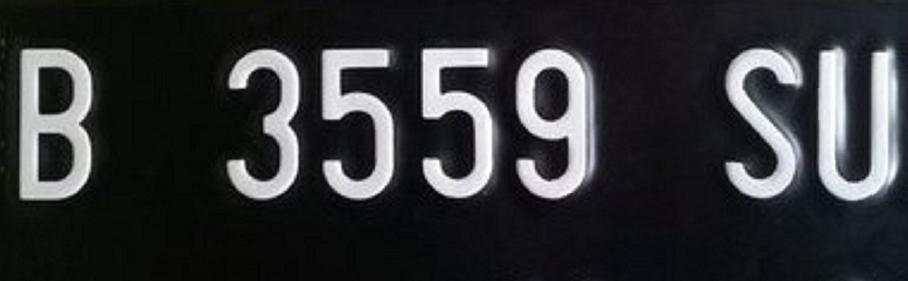
#> input picture 01 Abdullah Azzam/UTS/1.jpg, 908 x 281 px, found by its file name
$ jupyter execute UTS_SERLI_P_26.ipynb
#> lines starting #> are read from the running program, lines starting #| are printed output that depends on the picture
Berdasarkan pemaparan kasus, Anda diminta untuk,

1. Pilih 5 citra plat nomor untuk setiap anggota kelompok dari dataset yang telah disediakan. DOWNLOAD
2. Lakukan segmentasi pada citra plat nomor untuk memperjelas karakter pada plat nomor.
3. Anda dapat menggunakan algortima K-Means seperti yang telah dijelaskan pada praktikum sebelumnya atau menggunakan algoritma klasterisasi yang lain.
4. Anda diperkenankan untuk melakukan pra pengolahan data (preprocessing) pada citra seperti,
- Merubah color space
- Reduksi dimensi
- dsb
5. Tampilkan perbandingan citra antara sebelum dan sesudah di segmentasi

[cell 1]
import numpy as np
import cv2
import matplotlib.pyplot as plt
from google.colab.patches import cv2_imshow # path cv2.imshow di google colab

[cell 2]
from google.colab import drive
drive.mount('/content/drive')

[cell 3]
from sklearn.datasets import load_sample_image
# Load Gambar
img = cv2.imread('/content/drive/MyDrive/machine learning/1.jpg')
#> img is the input picture: shape (281, 908, 3); mean B, G, R 53.4, 51.2, 50.1
ax = plt.axes(xticks=[], yticks=[])
ax.imshow(img);

[cell 4]
h, w, ch= img.shape
#> h = 281; w = 908; ch = 3
print(h)
#| 281
print(w)
#| 908
print(ch)
#| 3

[cell 5]
data = img / 255.0
data = data.reshape(h * w, ch)
data.shape
#> Out = (255148, 3)

[cell 6]
def plot_pixels(data, title, colors=None, N=10000):
#> called with data = array of shape (255148, 3), N = 10000
    if colors is None:
        colors = data

    # choose a random subset
    rng = np.random.RandomState(0)
    i = rng.permutation(data.shape[0])[:N]
    colors = colors[i]
    R, G, B = data[i].T
#> R = 10000 values, max 1 at index 638, min 0.00392 at index 5824, mean 0.209; G = 10000 values, max 1 at index 9009, min 0.0118 at index 221, mean 0.201; B = 10000 values, max 1 at index 2176, min 0.0118 at index 221, mean 0.197

    fig, ax = plt.subplots(1, 2, figsize=(8, 4))
    ax[0].scatter(R, G, color=colors, marker='.')
    ax[0].set(xlabel='Red', ylabel='Green', xlim=(0, 1), ylim=(0, 1))

    ax[1].scatter(R, B, color=colors, marker='.')
    ax[1].set(xlabel='Red', ylabel='Blue', xlim=(0, 1), ylim=(0, 1))

    fig.suptitle(title, size=14)

[cell 7]
plot_pixels(data, title='Input color space: 16 million possible colors')

[cell 8]
from sklearn.cluster import KMeans

# Lakukan segmentasi pada gambar dengan K-Means
k = 2  # Jumlah cluster yang diinginkan
kmeans = KMeans(n_clusters=k)
kmeans.fit(data)

# Dapatkan label cluster untuk setiap piksel
labels = kmeans.labels_

# Reshape label menjadi bentuk asli gambar
segmented_img = labels.reshape(h, w)

# Tampilkan perbandingan gambar sebelum dan sesudah segmentasi
plt.figure(figsize=(16, 6))
plt.subplot(1, 2, 1)
plt.imshow(cv2.cvtColor(img, cv2.COLOR_BGR2RGB))
plt.title('Citra Asli')
plt.axis('off')

plt.subplot(1, 2, 2)
plt.imshow(segmented_img, cmap='gray')
plt.title('Hasil Segmentasi')
plt.axis('off')

plt.show()
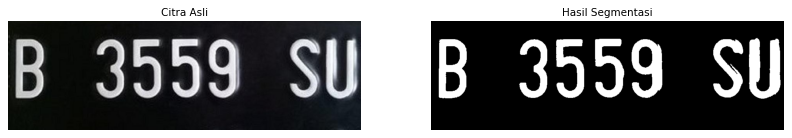
#> figure drawn by matplotlib, 2 panels

[cell 9]
from sklearn.datasets import load_sample_image
# Load Gambar
img = cv2.imread('/content/drive/MyDrive/machine learning/2.jpg')
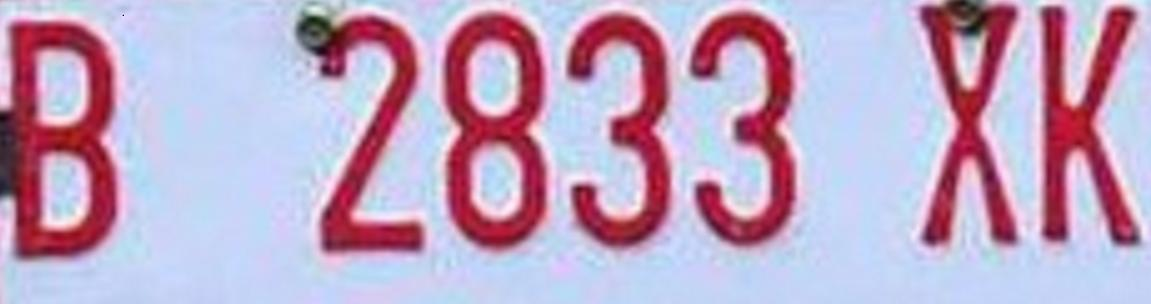
#> input picture 01 Abdullah Azzam/UTS/2.jpg, 1151 x 304 px, found by its file name
#> img is the input picture: shape (304, 1151, 3); mean B, G, R 195, 166.8, 190.4
ax = plt.axes(xticks=[], yticks=[])
ax.imshow(img);

[cell 10]
h, w, ch= img.shape
#> h = 304; w = 1151
print(h)
#| 304
print(w)
#| 1151
print(ch)
#| 3

[cell 11]
data = img / 255.0
#> data: shape (304, 1151, 3) float64
data = data.reshape(h * w, ch)
data.shape
#> Out = (349904, 3)

[cell 12]
def plot_pixels(data, title, colors=None, N=10000):
#> called with data = array of shape (349904, 3), N = 10000
    if colors is None:
        colors = data

    # choose a random subset
    rng = np.random.RandomState(0)
    i = rng.permutation(data.shape[0])[:N]
    colors = colors[i]
    R, G, B = data[i].T
#> R = 10000 values, max 1 at index 41, min 0.0627 at index 4761, mean 0.766; G = 10000 values, max 0.945 at index 4165, min 0.00784 at index 2243, mean 0.655; B = 10000 values, max 1 at index 65, min 0.0784 at index 9096, mean 0.748

    fig, ax = plt.subplots(1, 2, figsize=(8, 4))
    ax[0].scatter(R, G, color=colors, marker='.')
    ax[0].set(xlabel='Red', ylabel='Green', xlim=(0, 1), ylim=(0, 1))

    ax[1].scatter(R, B, color=colors, marker='.')
    ax[1].set(xlabel='Red', ylabel='Blue', xlim=(0, 1), ylim=(0, 1))

    fig.suptitle(title, size=14)

[cell 13]
plot_pixels(data, title='Input color space: 16 million possible colors')

[cell 14]
from sklearn.cluster import KMeans

# Lakukan segmentasi pada gambar dengan K-Means
k = 2  # Jumlah cluster yang diinginkan
kmeans = KMeans(n_clusters=k)
kmeans.fit(data)

# Dapatkan label cluster untuk setiap piksel
labels = kmeans.labels_

# Reshape label menjadi bentuk asli gambar
segmented_img = labels.reshape(h, w)

# Tampilkan perbandingan gambar sebelum dan sesudah segmentasi
plt.figure(figsize=(16, 6))
plt.subplot(1, 2, 1)
plt.imshow(cv2.cvtColor(img, cv2.COLOR_BGR2RGB))
plt.title('Citra Asli')
plt.axis('off')

plt.subplot(1, 2, 2)
plt.imshow(segmented_img, cmap='gray')
plt.title('Hasil Segmentasi')
plt.axis('off')

plt.show()
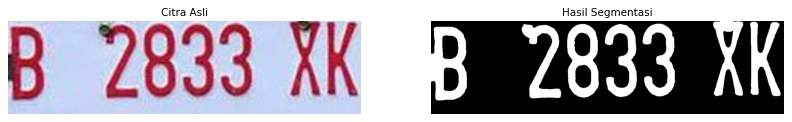
#> figure drawn by matplotlib, 2 panels

[cell 15]
from sklearn.datasets import load_sample_image
# Load Gambar
img = cv2.imread('/content/drive/MyDrive/machine learning/3.jpg')
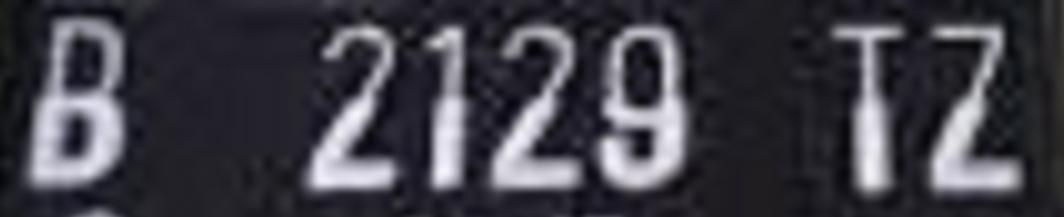
#> input picture 01 Abdullah Azzam/UTS/3.jpg, 1064 x 217 px, found by its file name
#> img is the input picture: shape (217, 1064, 3); mean B, G, R 70.9, 62.3, 63.5
ax = plt.axes(xticks=[], yticks=[])
ax.imshow(img);

[cell 16]
h, w, ch= img.shape
#> h = 217; w = 1064
print(h)
#| 217
print(w)
#| 1064
print(ch)
#| 3

[cell 17]
data = img / 255.0
#> data: shape (217, 1064, 3) float64
data = data.reshape(h * w, ch)
data.shape
#> Out = (230888, 3)

[cell 18]
def plot_pixels(data, title, colors=None, N=10000):
#> called with data = array of shape (230888, 3), N = 10000
    if colors is None:
        colors = data

    # choose a random subset
    rng = np.random.RandomState(0)
    i = rng.permutation(data.shape[0])[:N]
    colors = colors[i]
    R, G, B = data[i].T
#> R = 10000 values, max 0.988 at index 3121, min 0.0392 at index 125, mean 0.279; G = 10000 values, max 0.957 at index 3121, min 0.0157 at index 1473, mean 0.245; B = 10000 values, max 0.961 at index 3121, min 0.0196 at index 1473, mean 0.25

    fig, ax = plt.subplots(1, 2, figsize=(8, 4))
    ax[0].scatter(R, G, color=colors, marker='.')
    ax[0].set(xlabel='Red', ylabel='Green', xlim=(0, 1), ylim=(0, 1))

    ax[1].scatter(R, B, color=colors, marker='.')
    ax[1].set(xlabel='Red', ylabel='Blue', xlim=(0, 1), ylim=(0, 1))

    fig.suptitle(title, size=14)

[cell 19]
plot_pixels(data, title='Input color space: 16 million possible colors')

[cell 20]
from sklearn.cluster import KMeans

# Lakukan segmentasi pada gambar dengan K-Means
k = 2  # Jumlah cluster yang diinginkan
kmeans = KMeans(n_clusters=k)
kmeans.fit(data)

# Dapatkan label cluster untuk setiap piksel
labels = kmeans.labels_

# Reshape label menjadi bentuk asli gambar
segmented_img = labels.reshape(h, w)

# Tampilkan perbandingan gambar sebelum dan sesudah segmentasi
plt.figure(figsize=(16, 6))
plt.subplot(1, 2, 1)
plt.imshow(cv2.cvtColor(img, cv2.COLOR_BGR2RGB))
plt.title('Citra Asli')
plt.axis('off')

plt.subplot(1, 2, 2)
plt.imshow(segmented_img, cmap='gray')
plt.title('Hasil Segmentasi')
plt.axis('off')

plt.show()
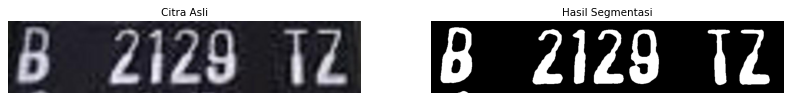
#> figure drawn by matplotlib, 2 panels

[cell 21]
from sklearn.datasets import load_sample_image
# Load Gambar
img = cv2.imread('/content/drive/MyDrive/machine learning/4.jpg')
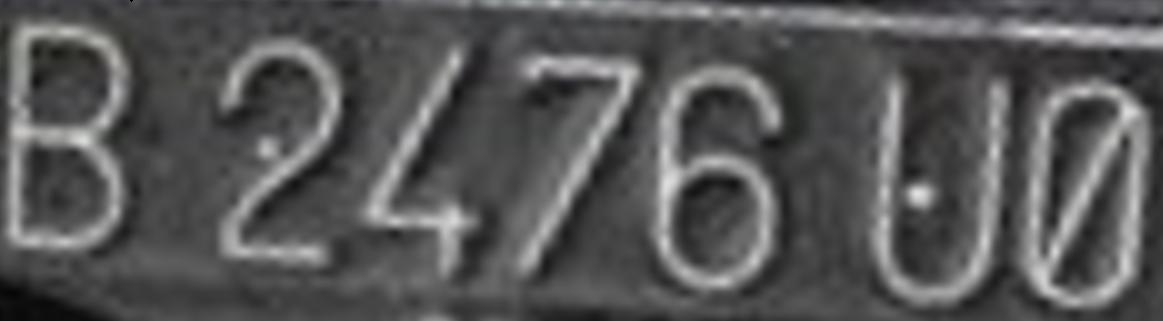
#> input picture 01 Abdullah Azzam/UTS/4.jpg, 1163 x 321 px, found by its file name
#> img is the input picture: shape (321, 1163, 3); mean B, G, R 85.9, 85.7, 85.8
ax = plt.axes(xticks=[], yticks=[])
ax.imshow(img);

[cell 22]
h, w, ch= img.shape
#> h = 321; w = 1163
print(h)
#| 321
print(w)
#| 1163
print(ch)
#| 3

[cell 23]
data = img / 255.0
#> data: shape (321, 1163, 3) float64
data = data.reshape(h * w, ch)
data.shape

[cell 24]
def plot_pixels(data, title, colors=None, N=10000):
#> called with data = array of shape (373323, 3), N = 10000
    if colors is None:
        colors = data

    # choose a random subset
    rng = np.random.RandomState(0)
    i = rng.permutation(data.shape[0])[:N]
    colors = colors[i]
    R, G, B = data[i].T
#> R = 10000 values, max 0.867 at index 4285, min 0.0275 at index 7007, mean 0.337; G has the same summary as R; B has the same summary as R

    fig, ax = plt.subplots(1, 2, figsize=(8, 4))
    ax[0].scatter(R, G, color=colors, marker='.')
    ax[0].set(xlabel='Red', ylabel='Green', xlim=(0, 1), ylim=(0, 1))

    ax[1].scatter(R, B, color=colors, marker='.')
    ax[1].set(xlabel='Red', ylabel='Blue', xlim=(0, 1), ylim=(0, 1))

    fig.suptitle(title, size=14)

[cell 25]
plot_pixels(data, title='Input color space: 16 million possible colors')

[cell 26]
from sklearn.cluster import KMeans

# Lakukan segmentasi pada gambar dengan K-Means
k = 2  # Jumlah cluster yang diinginkan
kmeans = KMeans(n_clusters=k)
kmeans.fit(data)

# Dapatkan label cluster untuk setiap piksel
labels = kmeans.labels_

# Reshape label menjadi bentuk asli gambar
segmented_img = labels.reshape(h, w)

# Tampilkan perbandingan gambar sebelum dan sesudah segmentasi
plt.figure(figsize=(16, 6))
plt.subplot(1, 2, 1)
plt.imshow(cv2.cvtColor(img, cv2.COLOR_BGR2RGB))
plt.title('Citra Asli')
plt.axis('off')

plt.subplot(1, 2, 2)
plt.imshow(segmented_img, cmap='gray')
plt.title('Hasil Segmentasi')
plt.axis('off')

plt.show()
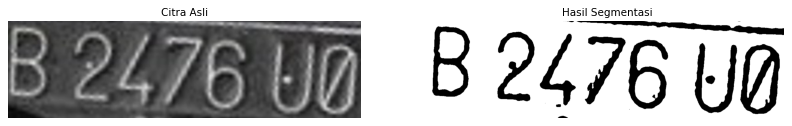
#> figure drawn by matplotlib, 2 panels

[cell 27]
from sklearn.datasets import load_sample_image
# Load Gambar
img = cv2.imread('/content/drive/MyDrive/machine learning/5.jpg')
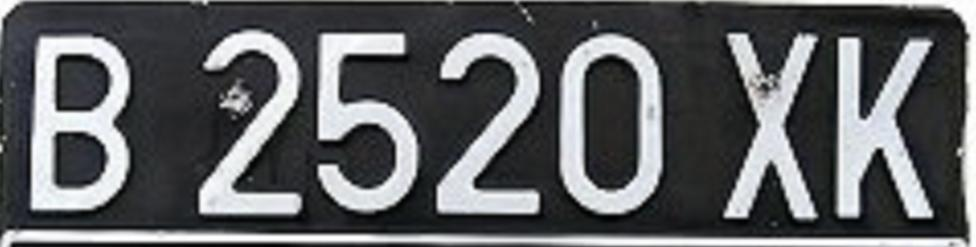
#> input picture 01 Abdullah Azzam/UTS/5.jpg, 976 x 247 px, found by its file name
#> img is the input picture: shape (247, 976, 3); mean B, G, R 99.1, 96.9, 95.2
ax = plt.axes(xticks=[], yticks=[])
ax.imshow(img);

[cell 28]
h, w, ch= img.shape
print(h)
#| 247
print(w)
#| 976
print(ch)
#| 3

[cell 29]
data = img / 255.0
#> data: shape (247, 976, 3) float64
data = data.reshape(h * w, ch)
data.shape

[cell 30]
def plot_pixels(data, title, colors=None, N=10000):
#> called with data = array of shape (241072, 3), N = 10000
    if colors is None:
        colors = data

    # choose a random subset
    rng = np.random.RandomState(0)
    i = rng.permutation(data.shape[0])[:N]
    colors = colors[i]
    R, G, B = data[i].T
#> R = 10000 values, max 1 at index 144, min 0.00784 at index 198, mean 0.388; G = 10000 values, max 1 at index 144, min 0.00784 at index 6966, mean 0.379; B = 10000 values, max 1 at index 1184, min 0 at index 1077, mean 0.373

    fig, ax = plt.subplots(1, 2, figsize=(8, 4))
    ax[0].scatter(R, G, color=colors, marker='.')
    ax[0].set(xlabel='Red', ylabel='Green', xlim=(0, 1), ylim=(0, 1))

    ax[1].scatter(R, B, color=colors, marker='.')
    ax[1].set(xlabel='Red', ylabel='Blue', xlim=(0, 1), ylim=(0, 1))

    fig.suptitle(title, size=14)

[cell 31]
plot_pixels(data, title='Input color space: 16 million possible colors')
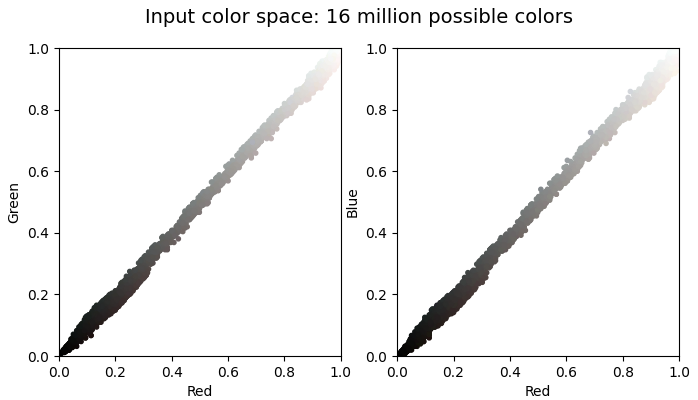
#> figure drawn by matplotlib, 2 panels

[cell 32]
from sklearn.cluster import KMeans

# Lakukan segmentasi pada gambar dengan K-Means
k = 2  # Jumlah cluster yang diinginkan
kmeans = KMeans(n_clusters=k)
kmeans.fit(data)

# Dapatkan label cluster untuk setiap piksel
labels = kmeans.labels_

# Reshape label menjadi bentuk asli gambar
segmented_img = labels.reshape(h, w)

# Tampilkan perbandingan gambar sebelum dan sesudah segmentasi
plt.figure(figsize=(16, 6))
plt.subplot(1, 2, 1)
plt.imshow(cv2.cvtColor(img, cv2.COLOR_BGR2RGB))
plt.title('Citra Asli')
plt.axis('off')

plt.subplot(1, 2, 2)
plt.imshow(segmented_img, cmap='gray')
plt.title('Hasil Segmentasi')
plt.axis('off')

plt.show()
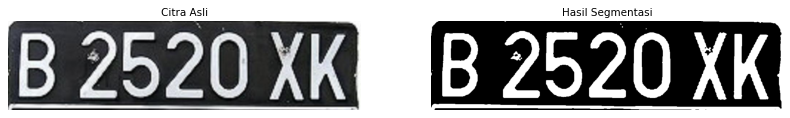
#> figure drawn by matplotlib, 2 panels
